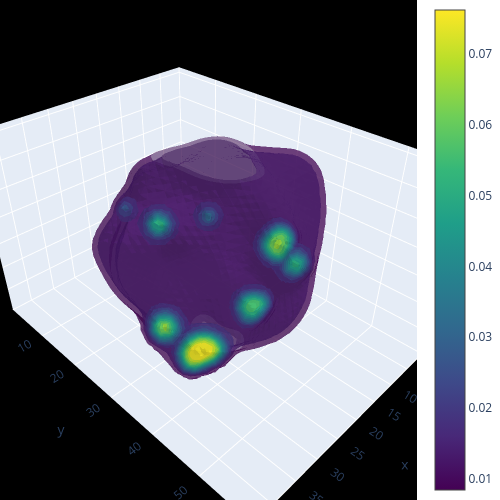

The code cell stored with this chart in its notebook:
### Code cell
tomodpdt.plotting.visualize_3d_volume(test_object.cpu())

### Figure 1 — Plotly figure (JSON) as saved in the notebook; plotly's stock layout.template omitted (floating-point values rounded to 4 significant figures; data arrays with more than 128 entries replaced by an {"elided": "..."} marker saying what was removed)
{"data": [{"caps": {"x": {"show": false}, "y": {"show": false}, "z": {"show": false}}, "colorscale": [[0, "#440154"], [0.1111, "#482878"], [0.2222, "#3e4989"], [0.3333, "#31688e"], [0.4444, "#26828e"], [0.5556, "#1f9e89"], [0.6667, "#35b779"], [0.7778, "#6ece58"], [0.8889, "#b5de2b"], [1, "#fde725"]], "isomax": 0.07614, "isomin": 0.00846, "opacity": 0.5, "surface": {"count": 15}, "type": "isosurface", "value": {"elided": "95040 float values"}, "x": {"elided": "95040 int values"}, "y": {"elided": "95040 int values"}, "z": {"elided": "95040 int values"}}], "layout": {"height": 500, "margin": {"b": 0, "l": 0, "r": 0, "t": 0}, "scene": {"bgcolor": "black", "camera": {"eye": {"x": 1.25, "y": 1.25, "z": 1.25}}, "xaxis": {"range": [0, 44]}, "yaxis": {"range": [0, 60]}, "zaxis": {"range": [0, 36]}}, "width": 500}}
